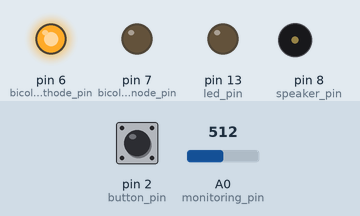
This program was run on a simulated Arduino Micro, built with avr-gcc and run on an emulated ATmega32U4. Shown: output pins drawn as LEDs (lit = HIGH), buzzer (waves = sounding). Dashed ring = blinking. The test bench sets the inputs (shaded band); at power-on: pin 2 (button_pin) HIGH, A0 (monitoring_pin) = 512. What the program prints to the serial monitor is not drawn.

Above: at 1.2 s.
1.3 s: pin 2 (button_pin) pulled LOW for 0.15 s
At 3.8 s:
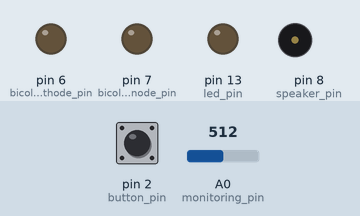
4.3 s: pin 2 (button_pin) pulled LOW for 3.2 s
At 7.35 s:
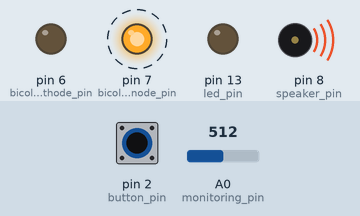
At 7.8 s:
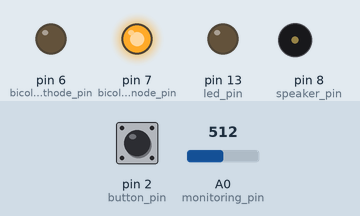
Timing chart, 0 to 9.3 s (numbered marks = the images above; inputs shaded):
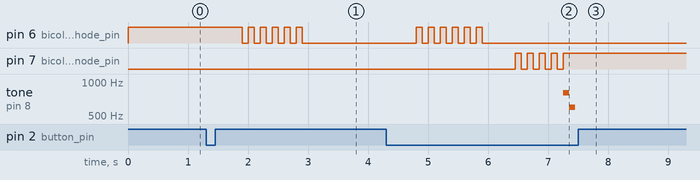

The program:

main.cpp
```cpp
#include <Arduino.h>
#include <EEPROM.h>
#include <Piezo.h>
#include <LED.h>
#include <Button.h>
#include <RCSwitch.h>

// Set up piezo speaker
const int speaker_pin = 8;
Piezo piezo(speaker_pin);
// Set up LEDs
const int bicolor_led_anode_pin = 7;
const int bicolor_led_cathode_pin = 6;
LED led(bicolor_led_anode_pin, bicolor_led_cathode_pin);
// Set up RF receiver/transmitter
const int rf_interrupt = digitalPinToInterrupt(3);
const int rf_transmit_pin = 4;
RCSwitch rf = RCSwitch();
// Set up button
const int button_pin = 2;
Button button(button_pin);
// Set up monitoring of switch on/off signal
const int monitoring_pin = A0;
int last_monitoring_state = -1;
// Set up other
const int led_pin = 13;

bool is_recording = false;
bool is_recording_on_signal = false;
bool did_record_on_signal = false;
bool is_recording_off_signal = false;
bool did_record_off_signal = false;

void setup() {
  Serial.begin(9600);
  pinMode(led_pin, OUTPUT);
  rf.enableTransmit(rf_transmit_pin);
  rf.setProtocol(1);
  rf.setPulseLength(190);
  Serial.println("Ready.");
}

void loop() {
  button.update();
  if (is_recording == false) {
    if (button.long_pressed()) {
      for (int i = 0; i < 4; i++) {
        led.red();
        delay(100);
        led.off();
        delay(100);
      }
      led.red();
      piezo.tone_down();
      rf.enableReceive(rf_interrupt);
      is_recording = true;
      is_recording_on_signal = true;
      did_record_on_signal = false;
      is_recording_off_signal = false;
      did_record_off_signal = false;
    } else if (button.pressed()) {
      // Send a test on/off signal
      unsigned long on_signal = 0;
      EEPROM.get(0, on_signal);
      unsigned long off_signal = 0;
      EEPROM.get(sizeof(unsigned long), off_signal);
      rf.send(on_signal, 24);
      for (int i = 0; i < 6; i++) {
        led.green();
        delay(100);
        led.off();
        delay(100);
      }
      rf.send(off_signal, 24);
    } else {
      // Monitoring mode: Watch for changes to the input pin, then transmit the
      // corresponding RF signal.
      int value = analogRead(monitoring_pin);
      bool current_state = LOW;
      if (value > 256) {
        current_state = HIGH;
      }
      if (current_state != last_monitoring_state) {
        last_monitoring_state = current_state;
        if (current_state == HIGH) {
          led.green();
          unsigned long on_signal = 0;
          EEPROM.get(0, on_signal);
          rf.send(on_signal, 24);
        } else {
          led.off();
          unsigned long off_signal = 0;
          EEPROM.get(sizeof(unsigned long), off_signal);
          rf.send(off_signal, 24);
        }
      }
    }
  }
  if (is_recording == true) {
    if (button.pressed() == true &&
       did_record_on_signal == true &&
       is_recording_off_signal == false) {
      is_recording_off_signal = true;
    }
    if (rf.available()) {
      unsigned long value = rf.getReceivedValue();
      unsigned int bit_length = rf.getReceivedBitlength();
      unsigned int pulse_length = rf.getReceivedDelay();
      unsigned int protocol = rf.getReceivedProtocol();
      if (value != 0 && bit_length == 24 && pulse_length == 190 && protocol == 1) {
        if (is_recording_on_signal == true) {
          Serial.print("Received 'on' signal: ");
          Serial.println(value);
          EEPROM.put(0, value);
          piezo.tone_mid();
          for (int i = 0; i < 4; i++) {
            led.off();
            delay(100);
            led.red();
            delay(100);
          }
          is_recording_on_signal = false;
          did_record_on_signal = true;
        }
        if (is_recording_off_signal == true) {
          Serial.print("Received 'off' signal: ");
          Serial.println(value);
          EEPROM.put(sizeof(unsigned long), value);
          piezo.tone_up();
          for (int i = 0; i < 4; i++) {
            led.off();
            delay(100);
            led.green();
            delay(100);
          }
          led.off();
          is_recording_off_signal = true;
          did_record_off_signal = true;
          is_recording = false;
          rf.disableReceive();
        }
      }
      rf.resetAvailable();
    }
  }
}
```

Measured:
- after the input at 1.3 s, pin 6 (bicolor_led_cathode_pin): alternates HIGH for 0.10 s and LOW for 0.10 s, 11 changes in all, then stays LOW, starting after 0.60 s
- after the input at 4.3 s, pin 6 (bicolor_led_cathode_pin): alternates HIGH for 0.10 s and LOW for 0.10 s, 12 changes in all, then stays LOW, starting after 0.50 s; pin 7 (bicolor_led_anode_pin): alternates HIGH for 0.10 s and LOW for 0.10 s, 9 changes in all, then stays HIGH, starting after 2.2 s
